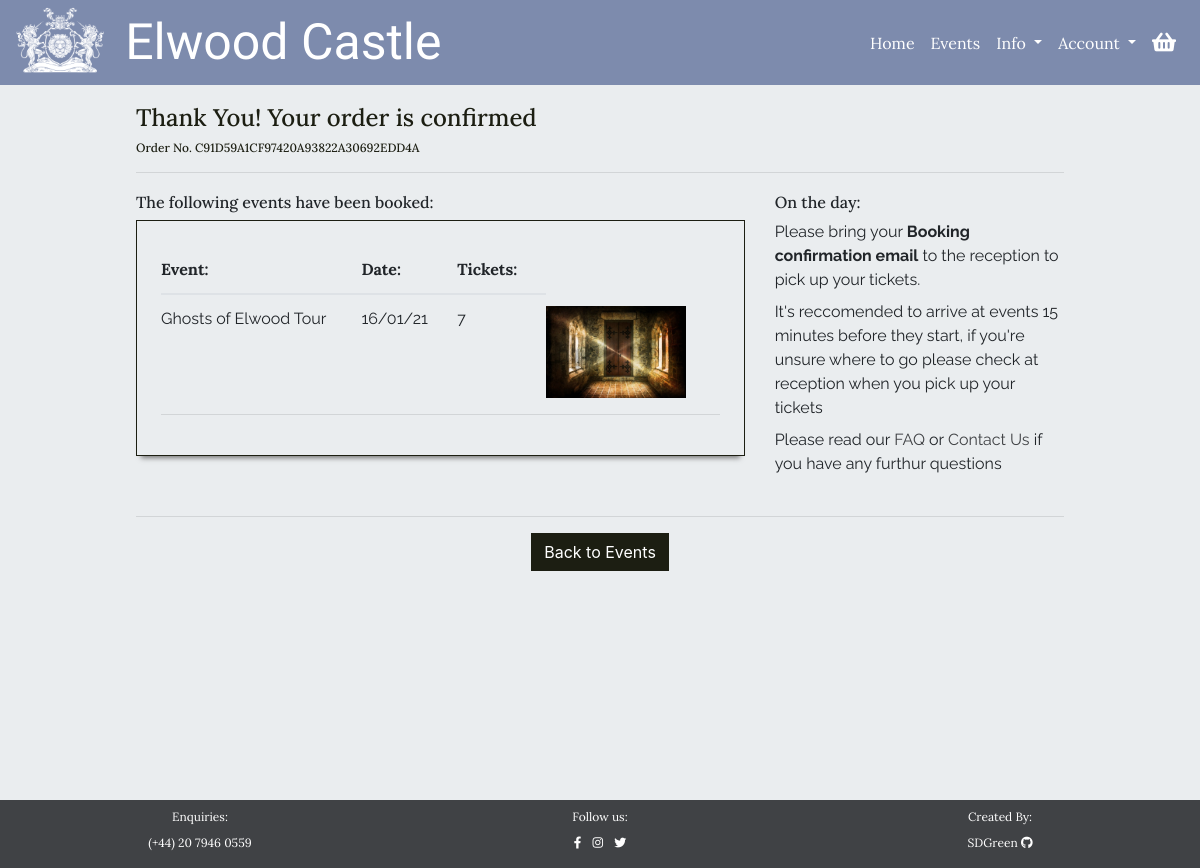
The app's page /checkout/success/C91D59A1CF97420A93822A30692EDD4A/ with its own data.
### checkout/models.py (models this page shows, shortened)
class Order(models.Model):
    user_account = models.ForeignKey(UserAccount, null=True, blank=True,
                                     on_delete=models.SET_NULL,
                                     related_name='orders')
    order_number = models.CharField(max_length=32, null=False, editable=False)
    first_name = models.CharField(max_length=100, null=False, blank=False)
    last_name = models.CharField(max_length=200, null=False, blank=False)
    email = models.EmailField(max_length=200, null=False, blank=False)
    phone_number = models.CharField(max_length=20, null=True, blank=True)
    date = models.DateTimeField(auto_now_add=True)
    stripe_id = models.CharField(max_length=27, null=False, blank=False)
    total = models.DecimalField(max_digits=7, decimal_places=2,
                                null=True, blank=False, default=0)

class EventBooking(models.Model):
    confirmation_number = models.CharField(max_length=32, null=False,
                                           editable=False)
    order = models.ForeignKey(Order, null=False, blank=False,
                              on_delete=models.CASCADE,
                              related_name='bookings')
    event = models.ForeignKey(Event, null=False, blank=False,
                              on_delete=models.CASCADE,)
    date = models.DateField(auto_now=False, auto_now_add=False,
                            null=False, blank=False)
    ticket_quantity = models.IntegerField()
    booking_total = models.DecimalField(max_digits=7, decimal_places=2,
                                        null=False, blank=False,
                                        editable=False, default=0)

### events/models.py (models this page shows)
class Event(models.Model):
    category = models.ForeignKey('Category', null=True, blank=True,
                                 on_delete=models.SET_NULL)
    name = models.CharField(max_length=254)
    description = models.TextField()
    price = models.DecimalField(max_digits=8, decimal_places=2, blank=False)
    start_time = models.TimeField()
    rating = models.DecimalField(max_digits=2, decimal_places=1, null=True,
                                 blank=True)
    day_ticket_limit = models.PositiveIntegerField(blank=False,
                                                   validators=[
                                                       MaxValueValidator(200)
                                                   ])
    supervision = models.BooleanField(default=True, null=True, blank=True)
    age_restricted = models.BooleanField(default=True, null=True, blank=False)
    image = models.ImageField(null=True, blank=True)
    def __str__(self):
        return self.name

### checkout/views.py (the view)
# urls.py: path('success/<order_number>/', views.checkout_success,
def checkout_success(request, order_number):
    try:
        order = Order.objects.get(order_number=order_number)
    except Exception:
        messages.error(request, """Sorry, it looks like something went wrong!
                                   If you've made an order please wait for
                                   your confirmation email and get in contact
                                   with us""")
        return redirect(reverse('view_basket'))
    if 'basket' in request.session:
        del request.session['basket']
    context = {
        'order': order
    }
    return render(request, 'checkout/checkout_success.html', context)

### basket/contexts.py (called while the page is built, shortened)
def basket_items(request):
    basket_items = []
    total = 0
    basket = request.session.get('basket', {})
    context = {
        'basket_items': basket_items,
        'total': total,
    }
    return context

### checkout/templates/checkout/checkout_success.html (shortened to what this page needs)
{% extends 'base.html' %}
{% load static %}
{% block content %}
<div id="small-page">
    <div class="color-overlay">
        <div class="container-fluid guttered p-3">
            <div class="row pt-1 mb-2">
                <div class="col-12 mb-2">
                    <h2 class="heading-text color-title text-l d-block">Thank You! Your order is confirmed</h2>
                    <h2 class="heading-text color-title text-s d-block">Order No. {{order.order_number}}</h2>
                    <hr class="mb-1">
                </div>
            </div>
            <div class="row mt-1">
                <div class="col-12 col-lg-8 mb-lg-0 mb-4">
                    <h5 class="heading-text text-m mb-2">The following events have been booked:</h5>
                    <div class="booking-container below-shadow p-4">
                        <table class="table mb-1 table-responsive-sm">
                            <thead class="heading-text text-m">
                                <tr>
                                    <th scope="col">Event:</th>
                                    <th scope="col"></th>
                                    <th scope="col">Date:</th>
                                    <th scope="col">Tickets:</th>
                                </tr>
                            </thead>
                            <tbody class="body-text text-m">
                                {% for booking in order.bookings.all %}
                                <tr>
                                    <td colspan="2">
                                        {{ booking.event }}
                                    </td>
                                    <td>
                                        {{ booking.date|date:"d/m/y"}}
                                    </td>
                                    <td>{{ booking.ticket_quantity }}
                                    </td>
                                    <td class="d-none d-md-inline-block">
                                    {% if booking.event.image %}
                                        <img class="img-fluid" src="{{ booking.event.image.url }}"
                                            alt="{{ booking.event.name }}">
                                    {% else %}
                                        <img class="img-fluid" src="{{ MEDIA_URL }}no-image.jpg"
                                            alt="{{ booking.event.name }}">
                                    {% endif %}
                                    </td>
                                </tr>
                                {% endfor %}
                            </tbody>
                        </table>
                        <hr class="mt-0 mb-3">
                    </div>
                </div>
                <div class="col-12 col-lg-4">
                    <h5 class="heading-text text-m mb-2">On the day:</h5>
                    <ul class="body-text text-m list-unstyled">
                        <li class="pb-2">Please bring your <strong>Booking confirmation email</strong> to the reception
                            to
                            pick up your tickets.</li>
                        <li class="pb-2">It's reccomended to arrive at events 15 minutes before they start, if you're
                            unsure
                            where to go please check at reception when you pick up your tickets</li>
                        <li class="pb-2">Please read our <a href="{% url 'faq' %}" class="text-link">FAQ</a> or <a
                                href="{% url 'contact' %}" class="text-link">Contact Us</a>
                            if you have any furthur questions</li>
                    </ul>
                </div>
            </div>
            <hr>
            <div class="row mt-1 mb-3">
                <div class="col-12 text-center">
                    <a class="btn button" href="{% url 'events' %}">Back to Events</a>
                </div>
            </div>
        </div>
    </div>
</div>
{% endblock %}

### static/css/style.css (style rules this page uses)
h5 { margin: 0; }
#allauth-content label, .datepicker-days th, .heading-text { font-family: 'Lora', serif; }
#allauth-content input, .datepicker-days td, .body-text { font-family: 'Raleway', sans-serif; }
.text-l { font-size: 1.5em; }
.text-m { font-size:1em; }
.text-s { font-size: 0.75em; }
#small-page, .color-overlay, #block-content { background-color: #eaedef; }
.color-title { color: #1C1E12; }
.button { border-radius: 0; border: 1px solid #1C1E12; background-color: #1C1E12; color: white; -webkit-transition: all 0.25s ease-out; -o-transition: all 0.25s ease-out; transition: all 0.25s ease-out; }
::placeholder { color: #7D8BAD; }
.text-link { cursor: pointer; color: #404245; -webkit-transition: color ease-in 0.25s; -o-transition: color ease-in 0.25s; transition: color ease-in 0.25s; }
.below-shadow { -webkit-box-shadow: 0px 7px 5px -5px #777; box-shadow: 0px 7px 5px -5px #777;; }
#small-page { min-height: calc(100vh - 84px); }
.table td, .table th { padding-left: 0; padding-right: 1.5rem; border-top: 0; }
.booking-container .img-fluid { max-width: 140px; }
.booking-container { height: -webkit-fit-content; height: -moz-fit-content; height: fit-content; max-height: 50vh; overflow: hidden; overflow-y: scroll; border: 1px solid #1C1E12; }
@media (min-width: 580px) { .guttered { width: 80%; } }
@media (min-width: 992px) { .booking-container .img-fluid { max-width: 140px; } }

### records on screen
Order: order_number "C91D59A1CF97420A93822A30692EDD4A"
EventBooking: event "Ghosts of Elwood Tour", date "16/01/21", ticket_quantity "7", event.image (picture)
